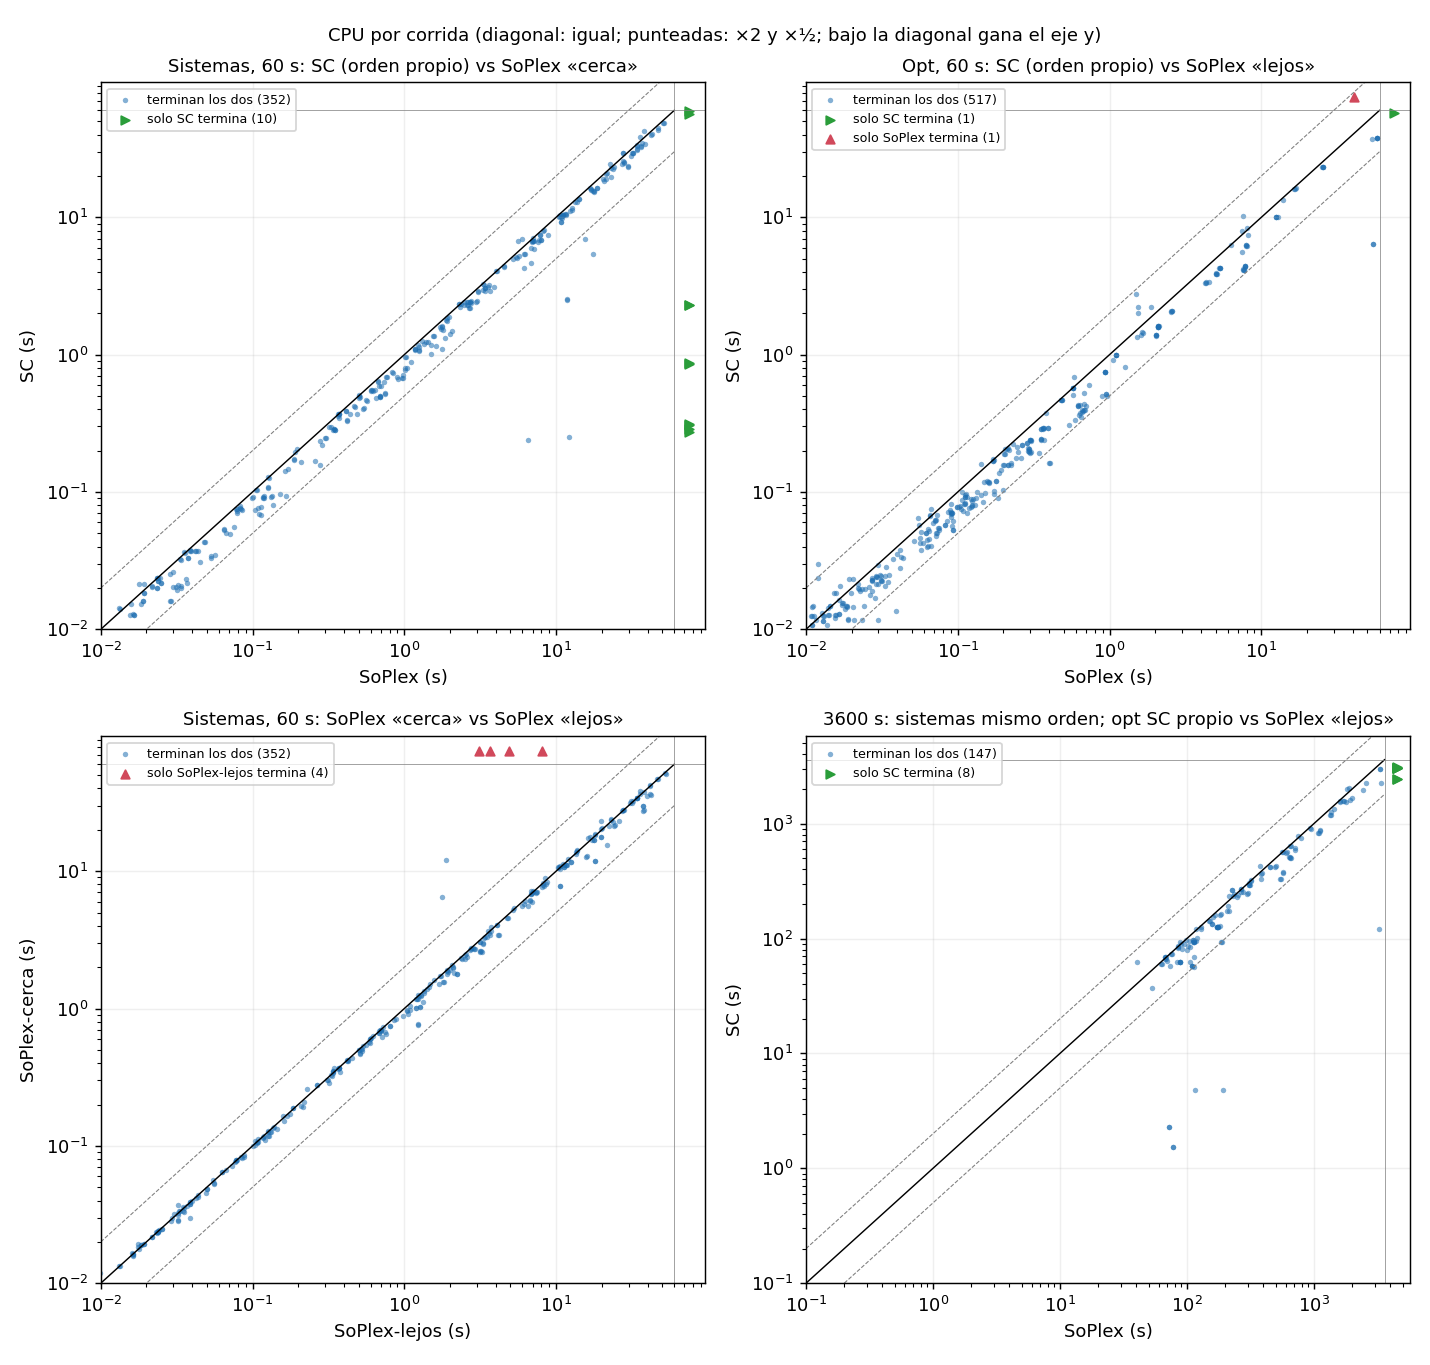

This chart was generated by the following Python code:
import csv,os,collections,matplotlib
matplotlib.use('Agg'); import matplotlib.pyplot as plt
M='/tmp/claude-1001/-home-iaraya/5f64b562-0cdb-4c11-89ea-a54f0d24b4aa/scratchpad'
S='/tmp/claude-1001/-home-iaraya/2bd51c7a-9daf-4c06-b6ef-b89011baa9b5/scratchpad'
EXC=set(tuple(l.split()[:2]) for l in open(os.path.expanduser('~/ibex2024/examples/dfb/results/excluidas_3600.txt')) if l.strip() and not l.startswith('#'))
def P(kind,r,T):
    if r=='NA': return (T,False)
    a=r.split(); t=float(a[1]); return (max(t,1e-3), t<T*0.999 and not (kind=='sol' and a[2]=='3'))
D=collections.defaultdict(dict)
for k,n,arm,s,r in list(csv.reader(open(os.path.expanduser('~/ibex2024/examples/dfb/results/final_2026-10-15.csv'))))[1:]:
    D[(k,n)][(arm,s)]=P(k,r,60)
L=collections.defaultdict(dict)
for f in os.listdir(M+'/l3600z'):
    b,k=f.split('.')[:2]; n,arm,sd,r=open(M+'/l3600z/'+f).read().strip().split(',',3)
    a2={'lejos':'x','sc':'x','caja':'caja'}[arm]; L[(b,k,n)][(a2,sd)]=P(k,r,3600)
def pts(src,filt,x,y):
    o=[]
    for key,d in src.items():
        if not filt(key): continue
        for (a,s),v in d.items():
            if a==x and (y,s) in d:
                w=d[(y,s)]
                if v[1] or w[1]: o.append((w[0],v[0],v[1],w[1]))
    return o
def panel(ax,p,T,title,xl,yl,lo=0.01):
    both=[q for q in p if q[2] and q[3]]
    ax.scatter([q[0] for q in both],[q[1] for q in both],s=9,alpha=.55,c='#1f6fb2',lw=0,label='terminan los dos (%d)'%len(both))
    ox=[q for q in p if q[2] and not q[3]]; oy=[q for q in p if q[3] and not q[2]]
    if ox: ax.scatter([T*1.25]*len(ox),[q[1] for q in ox],s=22,marker='>',c='#2a9d3a',label='solo %s termina (%d)'%(yl.split()[0],len(ox)))
    if oy: ax.scatter([q[0] for q in oy],[T*1.25]*len(oy),s=22,marker='^',c='#d1495b',label='solo %s termina (%d)'%(xl.split()[0],len(oy)))
    ax.plot([lo,T],[lo,T],c='k',lw=.8); ax.plot([lo,T],[lo/2,T/2],c='gray',lw=.6,ls='--'); ax.plot([lo,T],[lo*2,T*2],c='gray',lw=.6,ls='--')
    ax.set_xscale('log'); ax.set_yscale('log'); ax.set_xlim(lo,T*1.6); ax.set_ylim(lo,T*1.6)
    ax.axvline(T,c='gray',lw=.4); ax.axhline(T,c='gray',lw=.4)
    ax.set_title(title,fontsize=10); ax.set_xlabel(xl+' (s)'); ax.set_ylabel(yl+' (s)'); ax.legend(fontsize=7,loc='upper left'); ax.grid(alpha=.2)
sol=lambda k:k[0]=='sol'; opt=lambda k:k[0]=='opt' and k[1] not in {'alkyl','alkylbis','bearing'}
fig,ax=plt.subplots(2,2,figsize=(11,10.5))
panel(ax[0,0],pts(D,sol,'sc','cajacerca'),60,'Sistemas, 60 s: SC (orden propio) vs SoPlex «cerca»','SoPlex','SC')
panel(ax[0,1],pts(D,opt,'sc','caja'),60,'Opt, 60 s: SC (orden propio) vs SoPlex «lejos»','SoPlex','SC')
panel(ax[1,0],pts(D,sol,'cajacerca','caja'),60,'Sistemas, 60 s: SoPlex «cerca» vs SoPlex «lejos»','SoPlex-lejos','SoPlex-cerca')
f36=lambda k:(k[1],k[2]) not in EXC
panel(ax[1,1],pts(L,f36,'x','caja'),3600,'3600 s: sistemas mismo orden; opt SC propio vs SoPlex «lejos»','SoPlex','SC',lo=0.1)
fig.suptitle('CPU por corrida (diagonal: igual; punteadas: ×2 y ×½; bajo la diagonal gana el eje y)',fontsize=10)
fig.tight_layout(); fig.savefig(M+'/scatter2.png',dpi=130)
